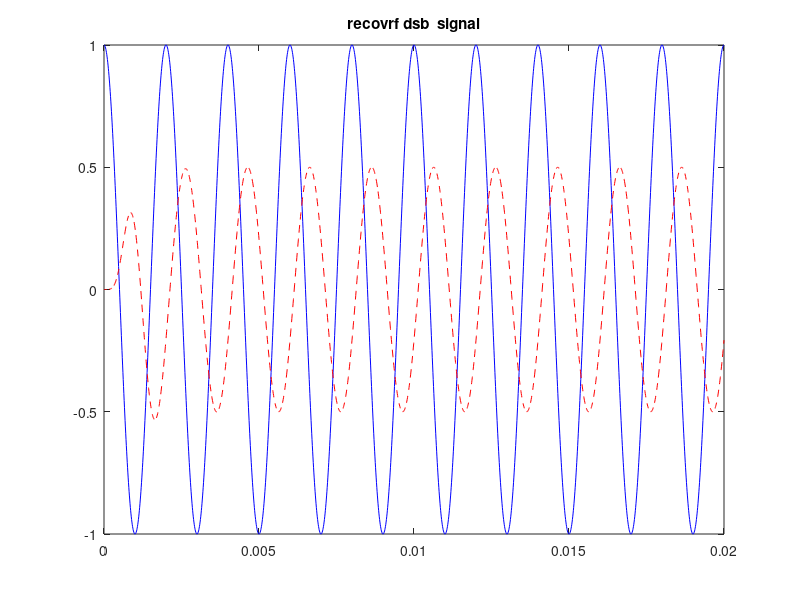
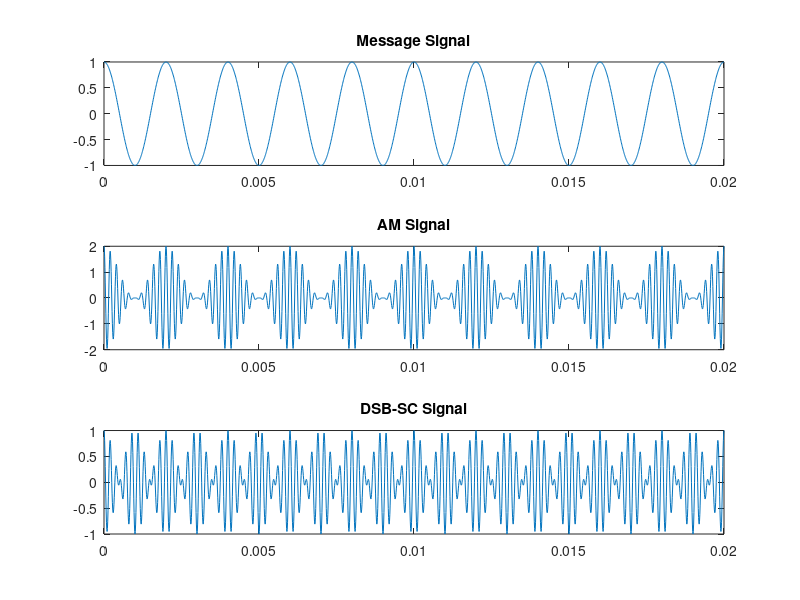
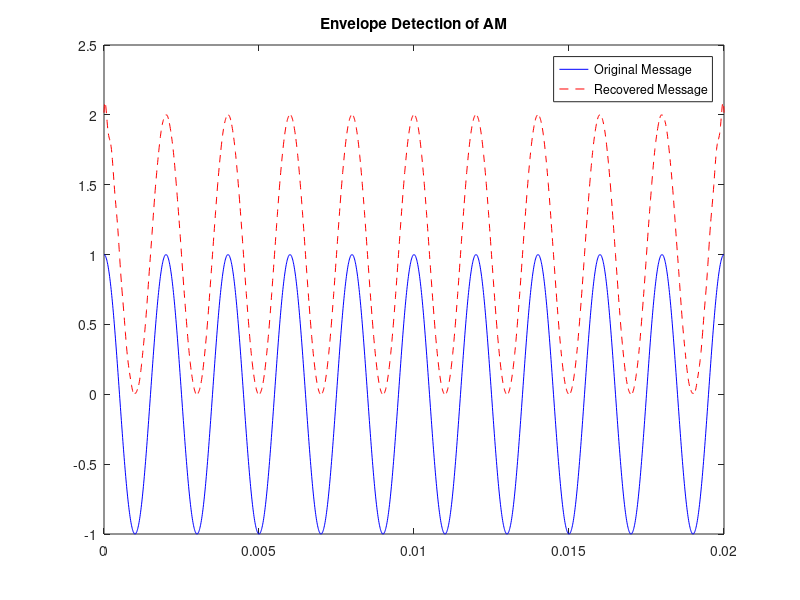
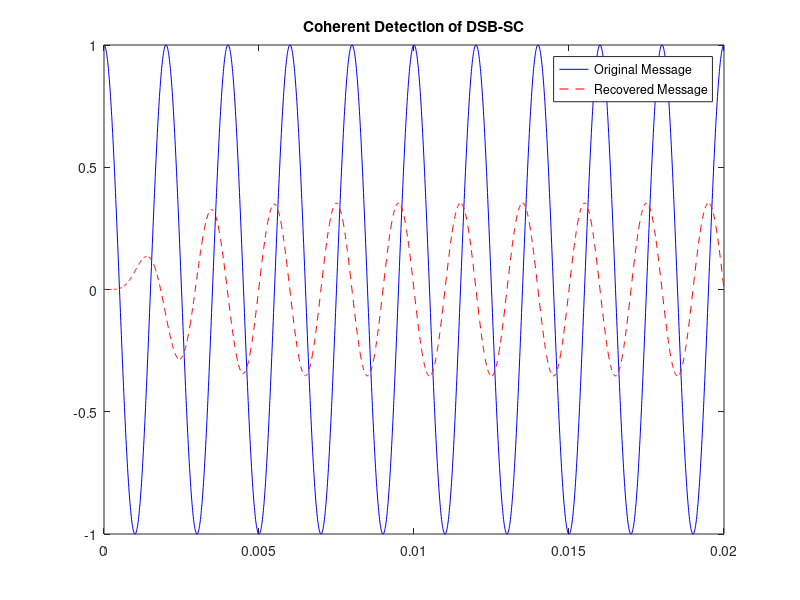

The MATLAB source for these figures, in order:
% using sine
clc;
clear;
close all;

Fs = 100000;
t = 0:1/Fs:0.02;

fm = 500;
fc = 5000;

m = cos(2*pi*fm*t);
c = cos(2*pi*fc*t);

% AM
mu = .8;
am = (1 + mu*m).*c;

% DSB-SC
dsb = m.*c;

% 6th order filter

[b,a]= butter(6, 1000/(Fs/2));

% envelop detector
env = abs(am);
recov_am = filter(b, a, env);

% coherent detector

coh_out = dsb.*c;
recov_dsb = filter(b, a, coh_out);

plot(t, m)
title("message signal")

plot(t, c)
title("carrier signal")

plot(t, am)
title("amp. modulated signal")

plot(t, dsb)
title("dsb sc modulated signal")

plot(t, m,'b',t, recov_am, 'g--')
title("recovered am signal")

plot(t,m,'b',t,recov_dsb,'r--');
title("recovrf dsb  signal")

%%
%using Cosine

clc;
clear;
close all;

Fs = 100000;
t = 0:1/Fs:0.02;

fm = 500;
fc = 5000;

m = cos(2*pi*fm*t);       % Message
c = cos(2*pi*fc*t);       % Carrier

% AM
mu = 1;
am = (1 + mu*m).*c;

% DSB-SC
dsb = m.*c;

figure;
subplot(3,1,1);
plot(t,m);
title('Message Signal');

subplot(3,1,2);
plot(t,am);
title('AM Signal');

subplot(3,1,3);
plot(t,dsb);
title('DSB-SC Signal');

%% Envelope Detection for AM
env_am = abs(hilbert(am));   % Envelope extraction
figure;
plot(t,m,'b',t,env_am,'r--');
title('Envelope Detection of AM');
legend('Original Message','Recovered Message');

%% Coherent Detection for DSB-SC
% Multiply with local carrier (same frequency & phase)
coherent_out = dsb .* c;

% Low-pass filter to remove high-frequency terms
[b,a] = butter(6, (fm*2)/(Fs));   % LPF cutoff slightly above fm
rec_dsb = filter(b,a,coherent_out);

figure;
plot(t,m,'b',t,rec_dsb,'r--');
title('Coherent Detection of DSB-SC');
legend('Original Message','Recovered Message');

%%

%%

%%
